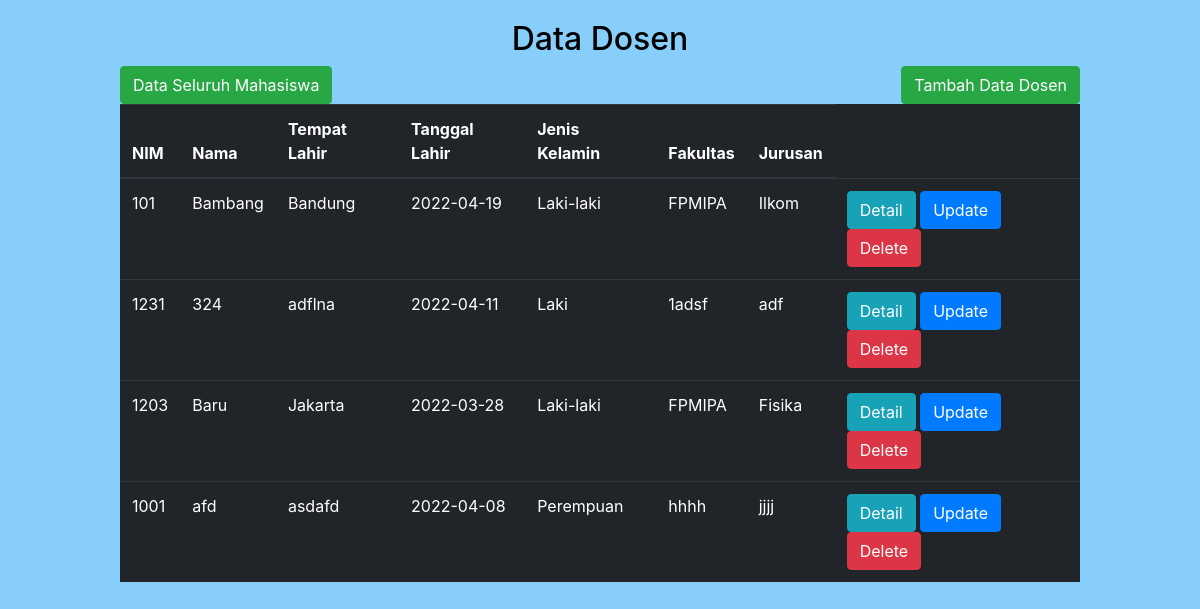
The page / on the database its author committed.
### tables this page shows
CREATE TABLE `dosen` (
  `id` int(20) NOT NULL,
  `nim` char(7) DEFAULT NULL,
  `nama` varchar(100) DEFAULT NULL,
  `tempat_lahir` varchar(50) DEFAULT NULL,
  `tanggal_lahir` date DEFAULT NULL,
  `jenis_kelamin` varchar(50) DEFAULT NULL,
  `fakultas` varchar(50) DEFAULT NULL,
  `jurusan` varchar(50) DEFAULT NULL
);

### index.php (the view, shortened to what this page needs)
<!DOCTYPE html>
<html lang="en">
<head>
    <link rel="stylesheet" href="https://cdn.jsdelivr.net/npm/bootstrap@4.1.3/dist/css/bootstrap.min.css">
</head>
<body style="background-color: #87CEFA;">
    <main style="margin: 20px auto; width: 80%;">
        <h2 align="center" style="color: black;">Data Dosen</h2>
        <a role='button' class='btn btn-success' href='index3.php'>Data Seluruh Mahasiswa</a>
        <a style="float: right;" role='button' class='btn btn-success' href='new.php'>Tambah Data Dosen</a>
        <?php
        $con = mysqli_connect("localhost", "root", "", "tp5");
        $sql = "select * from dosen";
        $query = mysqli_query($con, $sql);
        echo '<table class="table table-dark">
		<thead>
			<tr>
				<th>NIM</th>
				<th>Nama</th>
				<th>Tempat Lahir</th>
				<th>Tanggal Lahir</th>
                <th>Jenis Kelamin</th>
				<th>Fakultas</th>
                <th>Jurusan</th>
			</tr>
		</thead>
		<tbody>';
        while ($data = mysqli_fetch_object($query)) {
            echo '<tr>
			<td>' . $data->nim . '</td>
			<td>' . $data->nama . '</td>
            <td>' . $data->tempat_lahir . '</td>
			<td>' . $data->tanggal_lahir . '</td>
            <td>' . $data->jenis_kelamin . '</td>
			<td>' . $data->fakultas . '</td>
            <td>' . $data->jurusan . '</td>
			';
            $key = $data->id;
            echo " <td> <a role='button' class='btn btn-info' href='index2.php?key=$key'>Detail</a>
                    <a role='button' class='btn btn-primary' href='update.php?key=$key'>Update</a>
                    <a role='button' class='btn btn-danger' href='delete.php?key=$key'>Delete</a>
                </td>";
        }
        echo '
	</tbody>
    </table>';
        ?>
    </main>
</body>
</html>

### rows shown on the page
dosen: nim "101", nama "Bambang", tempat_lahir "Bandung", tanggal_lahir "2022-04-19", jenis_kelamin "Laki-laki", fakultas "FPMIPA", jurusan "Ilkom"
dosen: nim "1231", nama "324", tempat_lahir "adflna", tanggal_lahir "2022-04-11", jenis_kelamin "Laki", fakultas "1adsf", jurusan "adf"
dosen: nim "1203", nama "Baru", tempat_lahir "Jakarta", tanggal_lahir "2022-03-28", jenis_kelamin "Laki-laki", fakultas "FPMIPA", jurusan "Fisika"
dosen: nim "1001", nama "afd", tempat_lahir "asdafd", tanggal_lahir "2022-04-08", jenis_kelamin "Perempuan", fakultas "hhhh", jurusan "jjjj"
